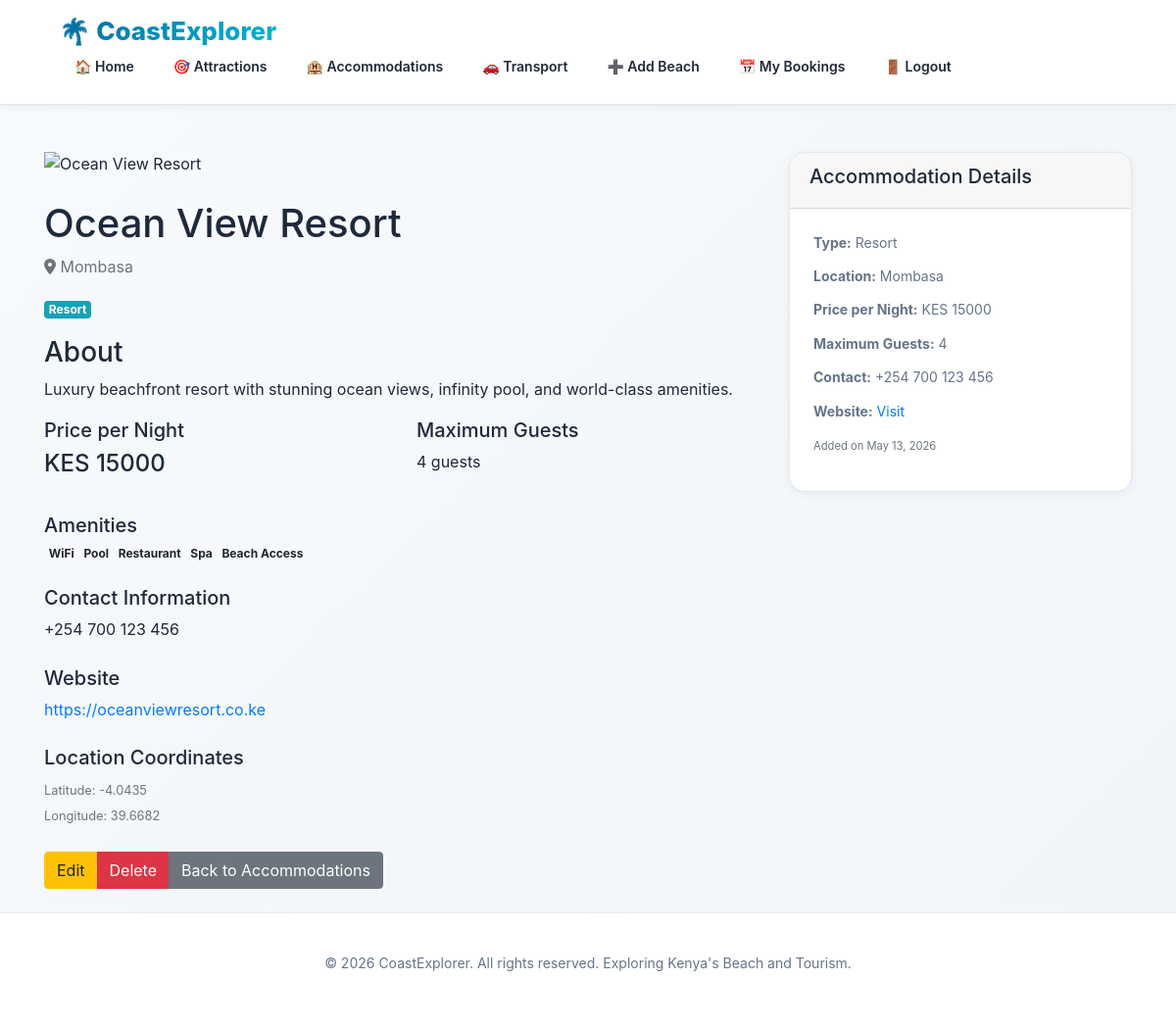
The app's page /accommodation/1/ (signed in) with its own data.
### tourism/models.py (models this page shows, shortened)
class Accommodation(models.Model):
    ACCOMMODATION_TYPE_CHOICES = [
        ('hotel', 'Hotel'),
        ('resort', 'Resort'),
        ('guesthouse', 'Guesthouse'),
        ('apartment', 'Apartment'),
        ('villa', 'Villa'),
        ('cottage', 'Cottage'),
        ('camp', 'Camp'),
        ('other', 'Other'),
    ]
    name = models.CharField(max_length=100)
    location = models.CharField(max_length=100)
    accommodation_type = models.CharField(max_length=20, choices=ACCOMMODATION_TYPE_CHOICES)
    description = models.TextField()
    price_per_night = models.IntegerField()
    max_guests = models.IntegerField(default=2)
    amenities = models.TextField(blank=True, help_text="Comma-separated list of amenities")
    image = models.ImageField(upload_to='accommodation_images/', blank=True, null=True)
    latitude = models.FloatField(blank=True, null=True)
    longitude = models.FloatField(blank=True, null=True)
    contact_info = models.CharField(max_length=200, blank=True)
    website = models.URLField(blank=True)
    created_at = models.DateTimeField(default=timezone.now)
    def get_amenities_list(self):
        if self.amenities:
            return [amenity.strip() for amenity in self.amenities.split(',')]
        return []

### tourism/views.py (the view)
# urls.py: path('accommodation/<int:id>/', views.accommodation_detail, name='accommodation_detail'),
@login_required
def accommodation_detail(request, id):
    accommodation = get_object_or_404(Accommodation, id=id)
    return render(request, 'accommodation_detail.html', {'accommodation': accommodation})

### tourism/templates/accommodation_detail.html (shortened to what this page needs)
{% extends 'base.html' %}
{% block content %}
<div class="container mt-5">
    <div class="row">
        <div class="col-md-8">
            {% if accommodation.image %}
                <img src="{{ accommodation.image.url }}" class="img-fluid mb-4" alt="{{ accommodation.name }}" style="max-height: 500px; object-fit: cover;">
            {% else %}
                <img src="https://images.unsplash.com/photo-1566073771259-6a8506099945?auto=format&fit=crop&w=1300&q=80" class="img-fluid mb-4" alt="{{ accommodation.name }}" style="max-height: 500px; object-fit: cover;">
            {% endif %}
            <h1>{{ accommodation.name }}</h1>
            <p class="text-muted mb-3">
                <i class="fas fa-map-marker-alt"></i> {{ accommodation.location }}
            </p>
            <div class="mb-3">
                <span class="badge badge-info">{{ accommodation.get_accommodation_type_display }}</span>
            </div>
            <h3>About</h3>
            <p>{{ accommodation.description }}</p>
            <div class="row mb-4">
                <div class="col-md-6">
                    <h5>Price per Night</h5>
                    <p class="h4">KES {{ accommodation.price_per_night }}</p>
                </div>
                <div class="col-md-6">
                    <h5>Maximum Guests</h5>
                    <p>{{ accommodation.max_guests }} guests</p>
                </div>
            </div>
            {% if accommodation.amenities %}
                <div class="mb-4">
                    <h5>Amenities</h5>
                    <div class="d-flex flex-wrap gap-2">
                        {% for amenity in accommodation.get_amenities_list %}
                            <span class="badge badge-light">{{ amenity }}</span>
                        {% endfor %}
                    </div>
                </div>
            {% endif %}
            {% if accommodation.contact_info %}
                <div class="mb-4">
                    <h5>Contact Information</h5>
                    <p>{{ accommodation.contact_info }}</p>
                </div>
            {% endif %}
            {% if accommodation.website %}
                <div class="mb-4">
                    <h5>Website</h5>
                    <p><a href="{{ accommodation.website }}" target="_blank" rel="noopener noreferrer">{{ accommodation.website }}</a></p>
                </div>
            {% endif %}
            {% if accommodation.latitude and accommodation.longitude %}
                <div class="mb-4">
                    <h5>Location Coordinates</h5>
                    <p>
                        <small class="text-muted">
                            Latitude: {{ accommodation.latitude }}<br>
                            Longitude: {{ accommodation.longitude }}
                        </small>
                    </p>
                </div>
            {% endif %}
            <div class="btn-group mb-4" role="group">
                <a href="{% url 'update_accommodation' accommodation.id %}" class="btn btn-warning">Edit</a>
                <a href="{% url 'delete_accommodation' accommodation.id %}" class="btn btn-danger">Delete</a>
                <a href="{% url 'accommodations' %}" class="btn btn-secondary">Back to Accommodations</a>
            </div>
        </div>
        <div class="col-md-4">
            <div class="card">
                <div class="card-header">
                    <h5>Accommodation Details</h5>
                </div>
                <div class="card-body">
                    <p><strong>Type:</strong> {{ accommodation.get_accommodation_type_display }}</p>
                    <p><strong>Location:</strong> {{ accommodation.location }}</p>
                    <p><strong>Price per Night:</strong> KES {{ accommodation.price_per_night }}</p>
                    <p><strong>Maximum Guests:</strong> {{ accommodation.max_guests }}</p>
                    {% if accommodation.contact_info %}
                        <p><strong>Contact:</strong> {{ accommodation.contact_info }}</p>
                    {% endif %}
                    {% if accommodation.website %}
                        <p><strong>Website:</strong> <a href="{{ accommodation.website }}" target="_blank" rel="noopener noreferrer">Visit</a></p>
                    {% endif %}
                    <p><small class="text-muted">Added on {{ accommodation.created_at|date:"F d, Y" }}</small></p>
                </div>
            </div>
        </div>
    </div>
</div>
{% endblock %}

### tourism/templates/base.html (style rules this page uses)
:root { --primary-dark: #0f172a; --primary-blue: #0369a1; --accent-cyan: #06b6d4; --light-bg: #f8fafc; --white: #ffffff; --text-dark: #1e293b; --text-muted: #64748b; --border: #e2e8f0; --shadow-sm: 0 2px 8px rgba(15, 23, 42, 0.06); --shadow-md: 0 8px 20px rgba(15, 23, 42, 0.1); --shadow-lg: 0 20px 60px rgba(15, 23, 42, 0.12); }
* { margin: 0; padding: 0; box-sizing: border-box; }
html, body { scroll-behavior: smooth; }
body { background: linear-gradient(135deg, #f8fafc 0%, #f1f5f9 100%); color: var(--text-dark); font-family: -apple-system, BlinkMacSystemFont, 'Segoe UI', 'Roboto', 'Oxygen', 'Ubuntu', 'Cantarell', sans-serif; line-height: 1.6; min-height: 100vh; display: flex; flex-direction: column; }
.card { background: var(--white); border-radius: 16px; overflow: hidden; box-shadow: var(--shadow-sm); display: flex; flex-direction: column; transition: all 0.3s cubic-bezier(0.4, 0, 0.2, 1); border: 1px solid var(--border); }
.card-body { padding: 24px; flex: 1; display: flex; flex-direction: column; }
.card-body p { margin-bottom: 12px; line-height: 1.6; color: var(--text-muted); font-size: 14px; }

### records on screen
Accommodation: name "Ocean View Resort", location "Mombasa", accommodation_type "Resort", description "Luxury beachfront resort with stunning ocean views, infinity pool, and world-class amenities.", price_per_night "15000", max_guests "4", contact_info "+254 700 123 456", website "https://oceanviewresort.co.ke", latitude "-4.0435", longitude "39.6682", created_at "May 13, 2026"

### other values on screen
{{ amenity }} "WiFi" "Pool" "Restaurant" "Spa" "Beach Access"
